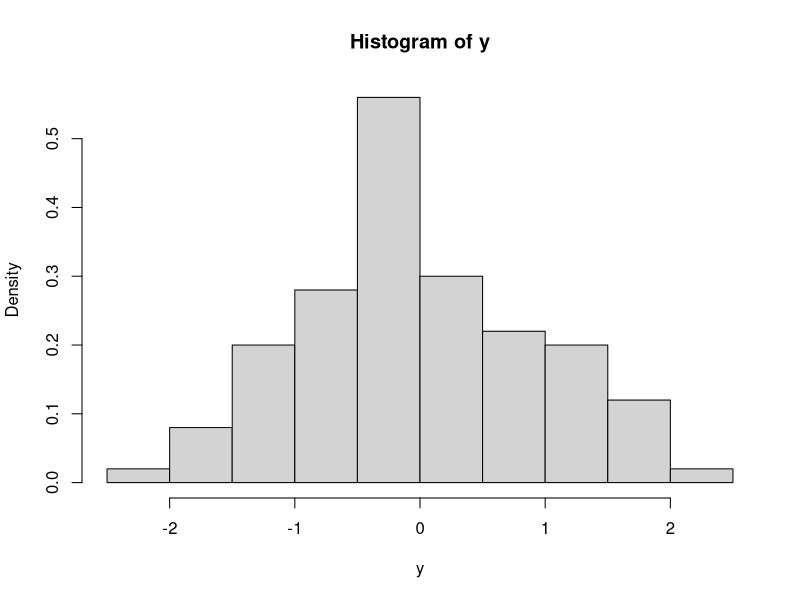
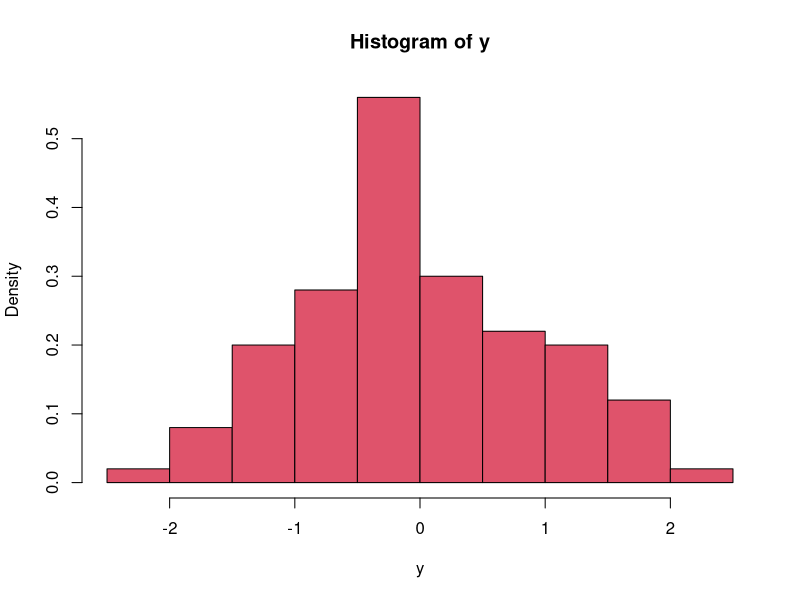
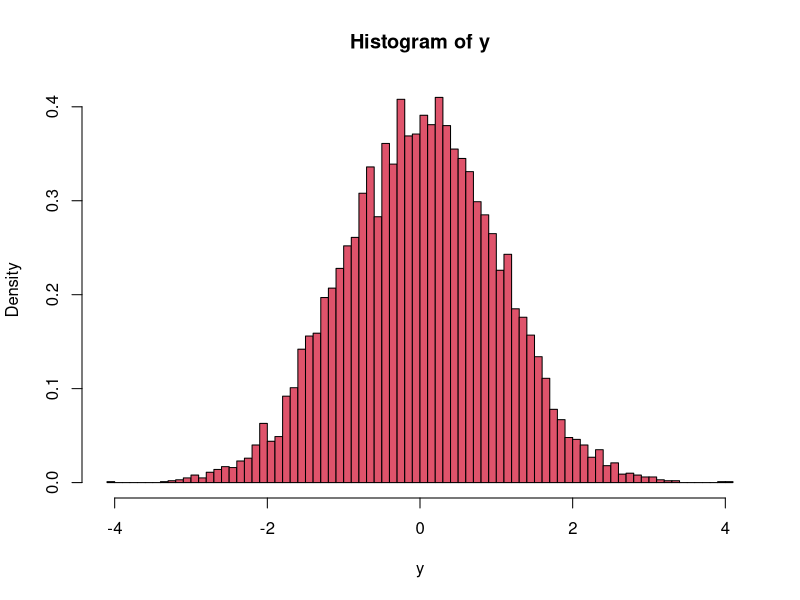
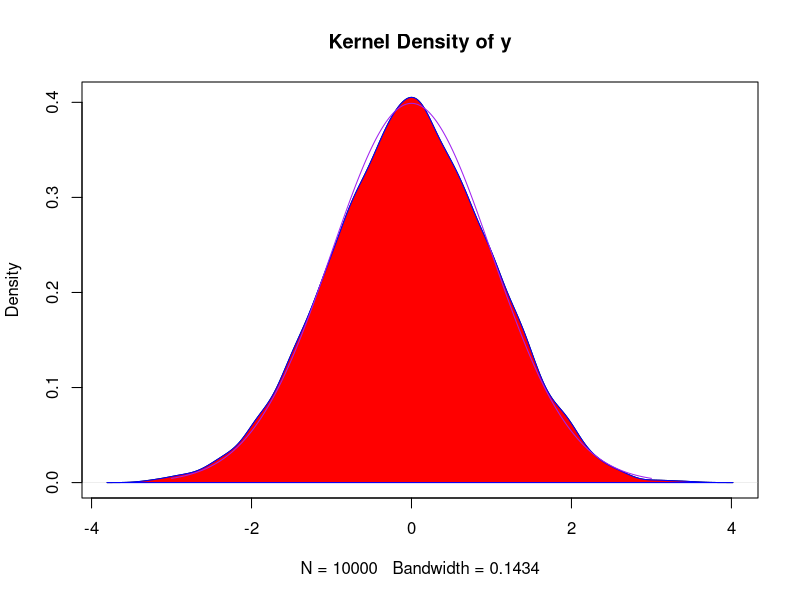
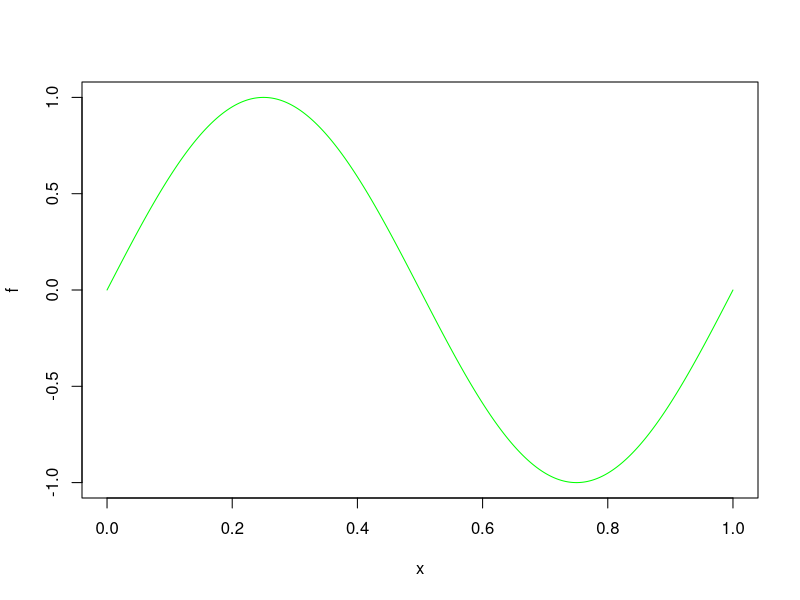
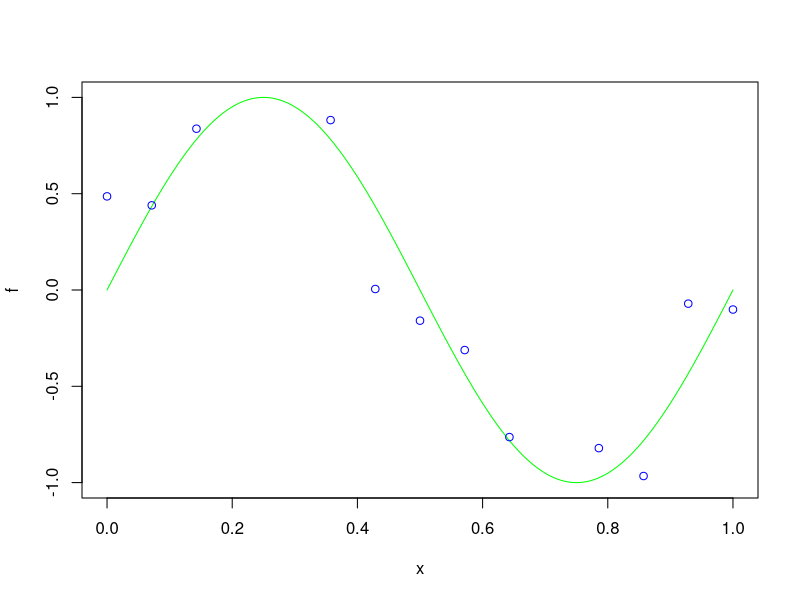
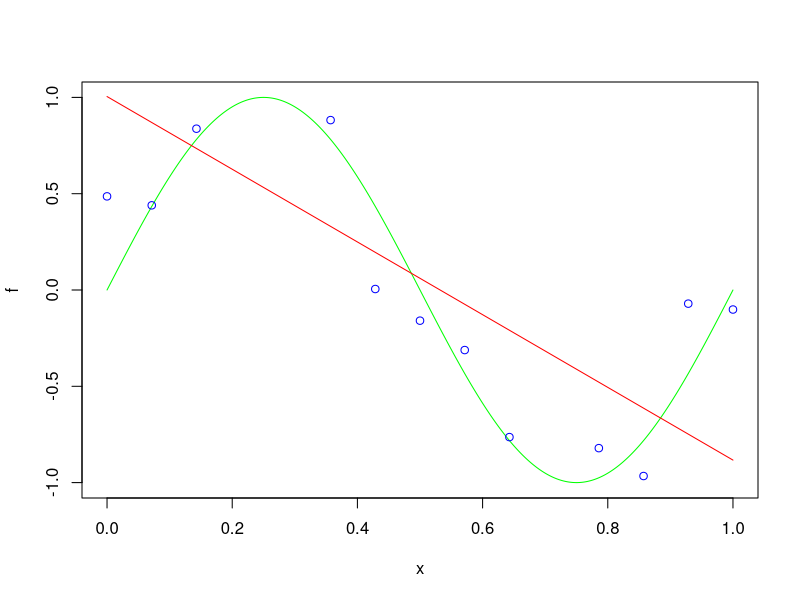
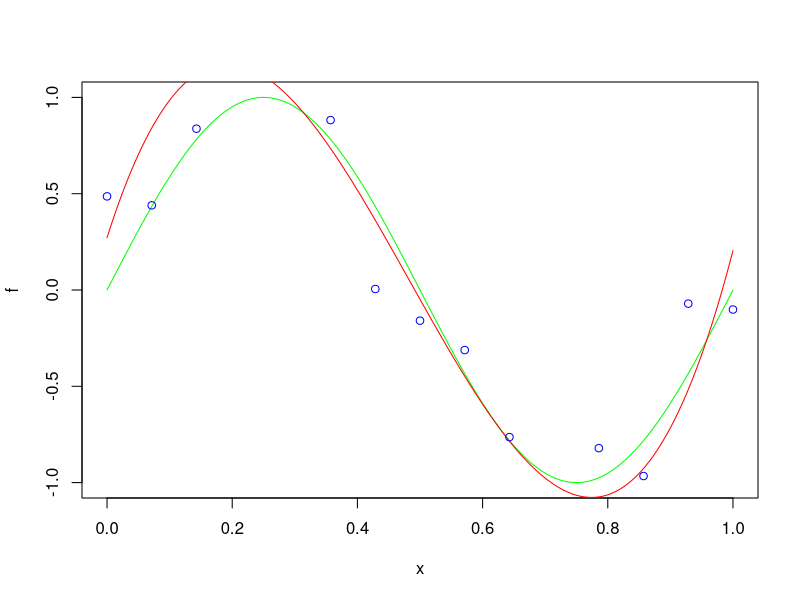

These figures' R source, in order:
## ---- chunk 1
dnorm(0) 
dnorm(0)*sqrt(2*pi)
qnorm(0.975) 
pnorm(1.96)
## ---- chunk 2
x=runif(10)
summary(x)
var(x)

x=runif(10^4)
summary(x)
var(x)
## ---- chunk 3
n=100
y=rnorm(n)
hist(y,freq = FALSE)
hist(y,col=2, freq= FALSE)
## ---- chunk 4
n=10000
y=rnorm(n)
hist(y,col=2,breaks=100,freq = FALSE)
## ---- chunk 5
n=10000
y=rnorm(n)
d = density(y)
plot(d, main="Kernel Density of y")
polygon(d, col="red", border="blue")
x=seq(-3,3,length=1000)
lines(x,dnorm(x),col='purple')
## ---- chunk 6
y=98
c(y-1.96*sqrt(80)/sqrt(1),y+1.96*sqrt(80)/sqrt(1))

## ---- chunk 7
mupost = 102.8
sdpost = sqrt(48)
qnorm(c(0.025,0.975), mupost,sdpost )
## ---- chunk 8
N=100000
x=rnorm(N,mupost,sdpost)
quantile(x,probs=c(0.025,0.975))
## ---- chunk 9
x=seq(0,1,length=1000)
f=sin(2*pi*x)
plot(x,f,xlab='x',ylab='f',col='green',type='l')
## ---- chunk 10
xo=seq(0,1,length=15)
fo=sin(2*pi*xo)
y = rnorm(15,fo,0.3) 
plot(x,f,xlab='x',ylab='f',col='green',type='l')
points(xo,y, col='blue')
## ---- chunk 11
fit1 = lm(y~xo)
pol1 <- function(x) fit1$coefficients[2]*x + fit1$coefficients[1]
plot(x,f,xlab='x',ylab='f',col='green',type='l')
lines(x,pol1(x),col='red')
points(xo,y, col='blue')
mse1 = mean((f-pol1(x))^2)
mse1
## ---- chunk 12
fit3 = lm(y~xo+I(xo^2)+I(xo^3))
#fit2$coefficients
pol3 <- function(x) fit3$coefficients[4]*x^3+fit3$coefficients[3]*x^2+fit3$coefficients[2]*x+ fit3$coefficients[1]
plot(x,f,xlab='x',ylab='f',col='green',type='l')
lines(x,pol3(x),col='red')
points(xo,y, col='blue')
mse3 = mean((f-pol3(x))^2)
mse3
